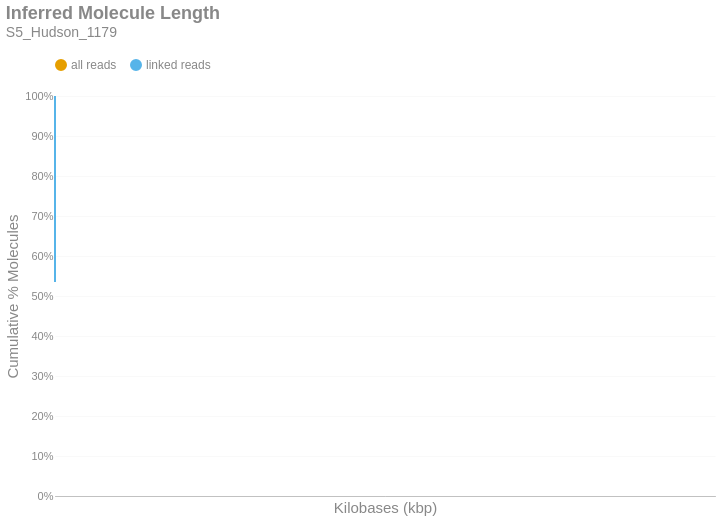

This figure's notebook cell:
### Markdown cell above
### Inferred Molecule Length
This is the cumulative frequency distribution of molecule lengths inferred from the first and last alignment positions along a contig for all alignments associated with a single linked-read barcode on a given contig.There are two distributions: one with `all` the alignments (yellow) and another with only `linked reads` (blue). The percent of molecules in the `linked reads` distribution is relative to the total number of linked molecules.

### Code cell
if SKIPLR:
    print_html(f"Skipped")
else:
    binned_df = consolidated_hist(valids['length_inferred']/1000, mask, 10, True)
    binned_df = binned_df.with_columns(
        pl.when(pl.col('bin').cast(pl.Utf8) == '0').then(pl.lit('1')).otherwise(pl.col('bin').cast(pl.Utf8)).alias('bin')
    )
    with SafeRender(binned_df):
        (
            density_plot(binned_df, 'Inferred Molecule Length', samplename, 'inferredlen')
            .transform_calculate(bin_kb='datum.bin / 1000')
            .encode(
                x=alt.X('bin_kb:Q', title="Kilobases (kbp)").scale(type='log', padding=0).axis(labelAngle=-40),
                y=alt.Y('value:Q', title='Cumulative % Molecules')
                    .axis(format='%')
                    .stack(False)
                    .scale(domainMin=0, domainMax=1,padding=0),
                color=alt.Color("key:N").scale(domain = ["all reads", "linked reads"]),
                tooltip = [
                    alt.Tooltip("key:N", title = "Data Type"),
                    alt.Tooltip("range_label:N", title="Kilobases"),
                    alt.Tooltip("value:Q", format = ".2%", title="% Molecules (Cum.)")
                ]
            )
        ).display()

### Figure 1 — Vega-Lite specification as saved in the notebook (floating-point values rounded to 4 significant figures; data arrays with more than 128 entries replaced by an {"elided": "..."} marker saying what was removed)
{"width": "container", "height": 400, "config": {"title": {"anchor": "start", "dy": -15, "fontSize": 18, "color": "#888888", "subtitleColor": "#888888", "subtitleFontSize": 14}, "arc": {"fill": "#0072B2"}, "axis": {"domainColor": "#888888", "domainWidth": 0.5, "gridWidth": 0.2, "grid": false, "titleFontWeight": 400, "titleFontSize": 15, "labelFontSize": 11, "labelColor": "#888888", "tickColor": "#888888", "tickWidth": 0.2, "titleColor": "#888888"}, "axisBand": {"grid": false}, "axisX": {"grid": true, "tickSize": 10, "domainCap": "round"}, "axisY": {"domain": false, "grid": true, "tickSize": 0, "domainCap": "round"}, "background": "transparent", "header": {"labelFontSize": 15, "labelColor": "#888888", "titleFontSize": 15, "titleFontWeight": 600, "titleColor": "#888888"}, "legend": {"labelFont": "sans-serif", "labelFontSize": 12, "labelColor": "#888888", "symbolSize": 100, "symbolType": "circle", "titleFontSize": 12, "titlePadding": 10, "titleColor": "#888888", "title": null, "orient": "top"}, "range": {"category": ["#E69F00", "#56B4E9", "#009E73", "#F0E442", "#0072B2", "#D55E00", "#CC79A7", "#000000"], "diverging": ["#cfe8f3", "#a2d4ec", "#73bfe2", "#46abdb", "#1696d2", "#12719e"]}, "area": {"fill": "#0072B2", "fillOpacity": 0.7, "line": true, "strokeOpacity": 0.7}, "line": {"color": "#0072B2", "stroke": "#0072B2", "strokeWidth": 2}, "trail": {"color": "#0072B2", "stroke": "#0072B2", "strokeWidth": 0, "size": 1}, "point": {"filled": true, "fillOpacity": 1.0, "size": 95}, "text": {"color": "#888888", "fontSize": 11, "align": "right", "fontWeight": 400, "size": 11}, "bar": {"fill": "#0072B2", "stroke": null}, "view": {"stroke": null, "continuousWidth": 660, "continuousHeight": 400}}, "data": {"name": "data-ba8947b38a2e97647048b96cd149299b"}, "mark": {"type": "line", "interpolate": "monotone", "point": {"opacity": 0, "size": 275}}, "encoding": {"color": {"field": "key", "scale": {"domain": ["all reads", "linked reads"]}, "type": "nominal"}, "tooltip": [{"field": "key", "title": "Data Type", "type": "nominal"}, {"field": "range_label", "title": "Kilobases", "type": "nominal"}, {"field": "value", "format": ".2%", "title": "% Molecules (Cum.)", "type": "quantitative"}], "x": {"axis": {"labelAngle": -40}, "field": "bin_kb", "scale": {"type": "log", "padding": 0}, "title": "Kilobases (kbp)", "type": "quantitative"}, "y": {"axis": {"format": "%"}, "field": "value", "scale": {"domainMin": 0, "domainMax": 1, "padding": 0}, "stack": false, "title": "Cumulative % Molecules", "type": "quantitative"}}, "params": [{"name": "param_c36ac31b6afebe62", "select": {"type": "point", "fields": ["key"]}, "bind": "legend"}], "title": {"text": "Inferred Molecule Length", "subtitle": "S5_Hudson_1179"}, "transform": [{"fold": ["all reads (cumsum)", "linked reads (cumsum)"]}, {"calculate": "replace(datum.key, ' (cumsum)', '')", "as": "key"}, {"filter": {"param": "param_c36ac31b6afebe62"}}, {"calculate": "datum.bin / 1000", "as": "bin_kb"}], "usermeta": {"embedOptions": {"downloadFileName": "S5_Hudson_1179.inferredlen"}}, "$schema": "https://vega.github.io/schema/vega-lite/v6.1.0.json", "datasets": {"data-ba8947b38a2e97647048b96cd149299b": {"elided": "780 records"}}}
